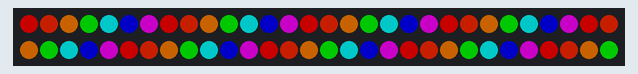
Bench run of a sketch on a simulated Arduino Mega 2560, built with avr-gcc and run on an emulated ATmega2560. Shown: 60 RGB LEDs in strip order, left to right, continuing on the next row. Dim RGB values are drawn brighter than linear; what the sketch prints to the serial monitor is not drawn.

Above: at 3.7 s.
At 31.45 s:
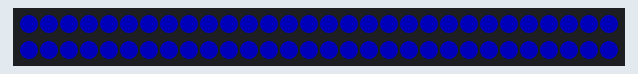
At 38.73 s:
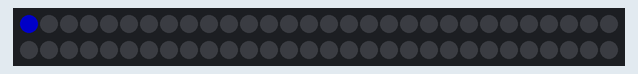

Measured:
- what the display in image 0 shows lasts 10.2 s, from 3.6 s to 13.8 s

The sketch:

ledRibbonMain.ino
```cpp
//lien: http://www.fablabredon.org/wordpress/2017/12/17/lumiere-sur-larduino-avec-de-la-couleur-et-des-led/

#include <Adafruit_NeoPixel.h>

// On définit le pin où est connecté la patte DATA du bandeau
#define PIN 50
#define PIXEL_COUNT 60

// Parameter 1 = number of pixels in strip
// Parameter 2 = pin number (most are valid)
// Parameter 3 = pixel type flags, add together as needed:
//   NEO_KHZ800  800 KHz bitstream (most NeoPixel products w/WS2812 LEDs)
//   NEO_KHZ400  400 KHz (classic 'v1' (not v2) FLORA pixels, WS2811 drivers)
//   NEO_GRB     Pixels are wired for GRB bitstream (most NeoPixel products)
//   NEO_RGB     Pixels are wired for RGB bitstream (v1 FLORA pixels, not v2)

//Ici, le 60 correspond au nombre de led
Adafruit_NeoPixel strip = Adafruit_NeoPixel(60, PIN, NEO_GRB + NEO_KHZ800);
/////////////////////////////////////////////////////////////////////////////////////////////////////////////////////////////////////////////////////////////////////////////////
void setup()
{
  Serial.begin(9600);
   strip.begin(); // Lance la connection
   strip.show(); // Initialise toute les led à 'off'
}

/* Définition des couleurs */
int RED[3] = {255, 0, 0}; // Couleur Rouge
int GREEN[3] = {0, 255, 0}; // Couleur Verte
int CYAN[3] = {0, 255, 255}; // Couleur Cyan
int YELLOW[3] = {255, 125, 0}; // Couleur Jaune
int ORANGE[3] = {255, 40, 0}; // Couleur Orange
int PURPLE[3] = {255, 0 , 255}; // Couleur Violette
int Rose[3] = {255, 0, 100};
int BLUE[3] = {0, 0, 255}; // Couleur Bleu
int WHITE[3] = {255, 255, 255}; // Couleur Blanche


// Definition des variables des fonctions
int lumi=100;                                         //Luminosité 100%

  //fonction : cligno_bleu

int nb_cligno=10;                                     //nombre de clignotement en bleu
int time_tic=250;                                     //temps de clignotement

  //fonction : arc_en_ciel
int temp=10000;                                       //temps d'allumage arc-en-ciel
int time_tic3=50;                                     //temps allumage led 1 à 1

  //fonction : variation_lumi
int nb_vari=5;                                        // nombre de variation de lumi alumée-éteint éteint-allumé
int time_tic2=10;                                     //temps allumage led 1 à 1

  //fonction : ping_pong
int nb_aller_retour=3;                                //nombre d'aller retour
int time_tic4=10;                                     //temps allumage de la led

/////////////////////////////////////////////////////////////////////////////////////////////////////////////////////////////////////////////////////////////////////////////////
void loop()
{
 // cligno_bleu(lumi,nb_cligno,time_tic);
  arc_en_ciel2(lumi,temp,time_tic3);

  variation_lumi( time_tic2, nb_vari, time_tic3);
  ping_pong(time_tic3,nb_aller_retour);
}
/////////////////////////////////////////////////////////////////////////////////////////////////////////////////////////////////////////////////////////////////////////////////
void cligno_bleu(int lumi,int nb_cligno, int time_tic)// Clignoter en bleu
{

 for ( int i =0; i < nb_cligno; i++)                  //répète le nombre de clignotement
 {
    lumi=0;                                           //luminosité min 0
    strip.setBrightness(lumi);                        //deffinie la luminosité
    strip.show();                                     //afficher
    delay(time_tic);                                  //Durée leds éteintes
    lumi=100;                                         //luminosité max 100

    strip.setBrightness(lumi);                        //deffinie la luminosité
    for(int i = 0 ; i < PIXEL_COUNT ; i++)            //allumer toutes les leds
        {
           strip.setPixelColor(i, 0, 0, 255);         //couleur leds
        }

 strip.show();                                        //afficher
 delay(time_tic);                                     // Durée leds allumées
 }
}
/////////////////////////////////////////////////////////////////////////////////////////////////////////////////////////////////////////////////////////////////////////////////
void arc_en_ciel (int lumi,int temp)                  //allumage de toutes les leds en arc en ciel de 7 leds
{
 strip.setBrightness(lumi);                           //deffinie la luminosité
 for(int i = 0 ; i < PIXEL_COUNT ; i++)               //allumer toutes les leds
    {

       strip.setPixelColor(i, 255,0,0);               //couleur leds arc en ciel
       strip.setPixelColor(i+1, 255, 40, 0);
       strip.setPixelColor(i+2,255, 125, 0);
       strip.setPixelColor(i+3,0, 255, 0);
       strip.setPixelColor(i+4,0, 255, 255);
       strip.setPixelColor(i+5,0, 0, 255);
       strip.setPixelColor(i+6,255, 0 , 255);

       i=i+6;                                         //allumage de 7 led en arc en ciel

    }

 strip.show();                                        //afficher
 delay(temp);                                         //temps d'affichage
}
/////////////////////////////////////////////////////////////////////////////////////////////////////////////////////////////////////////////////////////////////////////////////
void arc_en_ciel2 (int lumi,int temp,int time_tic3)   //allumage de toutes les leds en arc en ciel de 7 leds progressivement
{
  strip.setBrightness(0);                             //deffinie la luminosité nul
   strip.show();                                      //afficher
  delay(500);
 strip.setBrightness(lumi);
 for(int i = 0 ; i < PIXEL_COUNT ; i=i+7)             //allumer toutes les leds
    {

       strip.setPixelColor(i, 255,0,0);               //couleur rouge
        strip.show();
       delay(time_tic3);
       strip.setPixelColor(i+1, 255, 40, 0);          //couleur orange
        strip.show();
       delay(time_tic3);
       strip.setPixelColor(i+2,255, 125, 0);          //couleur jaune
        strip.show();
       delay(time_tic3);
       strip.setPixelColor(i+3,0, 255, 0);           //couleur vert
        strip.show();
       delay(time_tic3);
       strip.setPixelColor(i+4,0, 255, 255);         //couleur cyan
        strip.show();
       delay(time_tic3);
       strip.setPixelColor(i+5,0, 0, 255);           //couleur Bleu
        strip.show();
       delay(time_tic3);
       strip.setPixelColor(i+6,255, 0 , 255);        //couleur violet
       strip.show();
       delay(time_tic3);
    }
     delay(temp);                                       //temps d'affichage
}
/////////////////////////////////////////////////////////////////////////////////////////////////////////////////////////////////////////////////////////////////////////////////
void variation_lumi(int time_tic2,int nb_vari,int time_tic3)
{
  strip.setBrightness(0);                             //deffini la luminosité nul
   strip.show();                                      //afficher
  delay(500);
  strip.setBrightness(100);
  for(int i = 0 ; i < PIXEL_COUNT ; i++)               //allumer toutes les leds progressivement
            {
               strip.setPixelColor(i, 0, 0, 255);      //couleur leds = bleu

               strip.show();
               delay(time_tic3);
            }

  for ( int j =0; j < nb_vari; j++)                    //parcour le nombre de variation
    {

      for (int lumi = 100 ; lumi > 0 ; lumi = lumi - 1)//éteindre progressivement les led
        {
           strip.setBrightness(lumi);
           for(int i = 0 ; i < PIXEL_COUNT ; i++)      //appliquer à toutes les leds
            {

               strip.setPixelColor(i, 0, 0, 255);      //couleur leds = bleu
            }

           strip.show();
           delay(time_tic2);
        }
           for (int lumi = 0 ; lumi < 100 ; lumi = lumi + 1)//allumer progressivement les led
         {
          Serial.print(lumi);
           strip.setBrightness(lumi);
           for(int i = 0 ; i < PIXEL_COUNT ; i++)        //appliquer à toutes les leds
            {

              strip.setPixelColor(i, 0, 0, 255);         //couleur leds
            }

          strip.show();
          delay(time_tic2);
         }
   }
}

/////////////////////////////////////////////////////////////////////////////////////////////////////////////////////////////////////////////////////////////////////////////////
void ping_pong(int time_tic4,int nb_aller_retour)
{
  strip.setBrightness(0);                                    //deffinie la luminosité nul
   strip.show();                                             //afficher
  delay(500);
  for ( int j =0; j < nb_aller_retour; j++)                  //parcour le nombre d'aller retour
    {

  for(int i = 0 ; i < PIXEL_COUNT ; i++)                     //allumer toutes les leds progressivement dans un sens
            {
               strip.setBrightness(100);
               strip.setPixelColor(i, 0, 0, 255);            //couleur leds
               strip.show();
               delay(time_tic4);                             //durer allumé
               strip.setBrightness(0);
            }
 for(int i = PIXEL_COUNT ; i >= 0 ; i--)                     //allumer toutes les leds progressivement dans l'autre sens
            {
               strip.setBrightness(100);
               strip.setPixelColor(i, 0, 0, 255);            //couleur leds
               strip.show();
               delay(time_tic4);                             //durer allumé
               strip.setBrightness(0);
            }
    }
}
```
